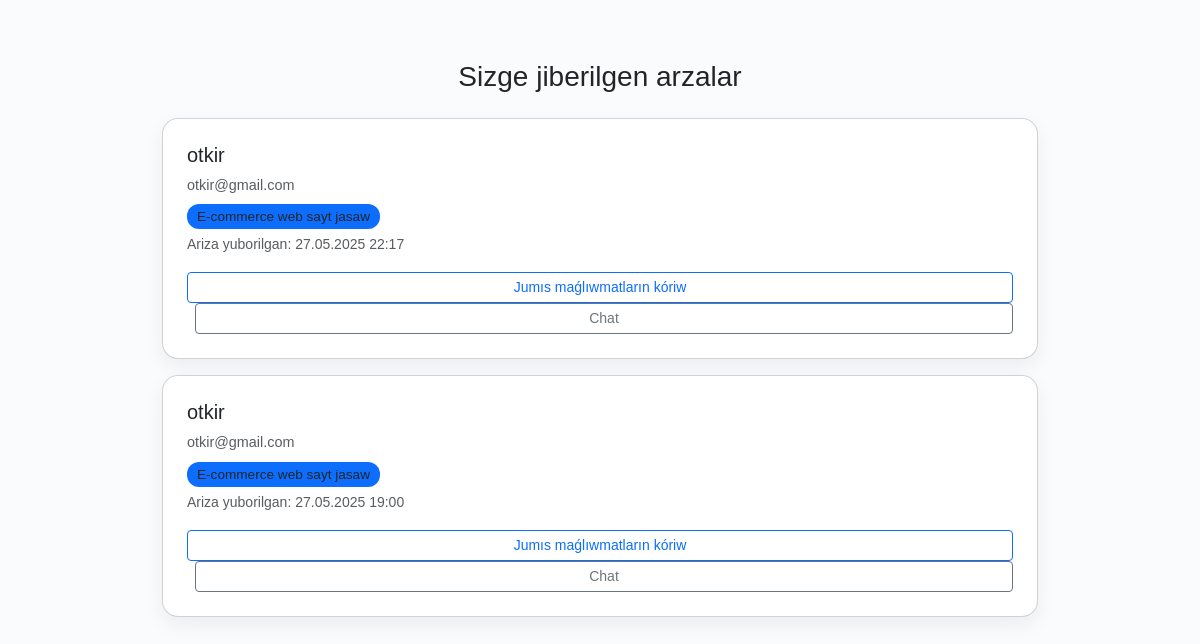
Page /pages/view-applications.php (signed in) on the committed database.
### tables this page shows
CREATE TABLE `applications` (
  `id` int NOT NULL,
  `job_id` int NOT NULL,
  `freelancer_id` int NOT NULL,
  `message` text NOT NULL,
  `created_at` datetime DEFAULT CURRENT_TIMESTAMP
);

CREATE TABLE `users` (
  `id` int NOT NULL,
  `name` varchar(100) NOT NULL,
  `email` varchar(100) NOT NULL,
  `password` varchar(255) NOT NULL,
  `role` enum('freelancer','employer') NOT NULL,
  `created_at` timestamp NULL DEFAULT CURRENT_TIMESTAMP
);

CREATE TABLE `jobs` (
  `id` int NOT NULL,
  `title` varchar(255) NOT NULL,
  `description` text NOT NULL,
  `category` varchar(100) NOT NULL,
  `employer_id` int NOT NULL,
  `budget` decimal(10,2) NOT NULL,
  `created_at` timestamp NULL DEFAULT CURRENT_TIMESTAMP
);

### pages/view-applications.php (the view, shortened to what this page needs)
<?php
require_once '../config.php';
$employer_id = $_SESSION['user_id'];
$stmt = $pdo->prepare("
    SELECT a.id AS application_id, a.created_at AS applied_at,
           u.id AS freelancer_id, u.name AS freelancer_name, u.email,
           j.title AS job_title, j.id AS job_id
    FROM applications a
    JOIN users u ON a.freelancer_id = u.id
    JOIN jobs j ON a.job_id = j.id
    WHERE j.employer_id = ?
    ORDER BY a.created_at DESC
");
$stmt->execute([$employer_id]);
$applications = $stmt->fetchAll();
?>
<!DOCTYPE html>
<html lang="uz">
<head>
    <link href="https://cdn.jsdelivr.net/npm/bootstrap@5.3.3/dist/css/bootstrap.min.css" rel="stylesheet">
</head>
<body>
<div class="container">
    <h3 class="mb-4 text-center">Sizge jiberilgen arzalar</h3>
    <?php if ($applications): ?>
        <?php foreach ($applications as $app): ?>
            <div class="card p-4 mb-3">
                <h5><?= htmlspecialchars($app['freelancer_name']) ?></h5>
                <div class="freelancer-email text-muted"><?= htmlspecialchars($app['email']) ?></div>
                <p class="mt-2 mb-1">
                    <span class="badge-job"><?= htmlspecialchars($app['job_title']) ?></span>
                </p>
                <p class="text-muted"><small>Ariza yuborilgan: <?= date('d.m.Y H:i', strtotime($app['applied_at'])) ?></small></p>
                <a href="job-details.php?id=<?= $app['job_id'] ?>" class="btn btn-outline-primary btn-sm">Jumıs maǵlıwmatların kóriw</a>
                <a href="chat.php?to=<?= $app['freelancer_id'] ?>" class="btn btn-outline-secondary btn-sm ms-2">Chat</a>
            </div>
        <?php endforeach; ?>
    <?php else: ?>
        <p class="text-center text-muted">Sizge házirshe hesh qanday arza jiberilmegen.</p>
    <?php endif; ?>
</div>
</body>
</html>

### pages/view-applications.php (style rules this page uses)
body { background: #f9fbfc; font-family: 'Poppins', sans-serif; }
.container { max-width: 900px; margin-top: 60px; }
.card { border-radius: 16px; box-shadow: 0 8px 20px rgba(0,0,0,0.06); transition: transform 0.2s ease; }
.badge-job { background-color: #0d6efd; font-size: 0.85rem; padding: 5px 10px; border-radius: 12px; }
.freelancer-email { font-size: 0.9rem; }

### rows in the picture
applications: freelancer.name "otkir", freelancer.email "otkir@gmail.com", job.title "E-commerce web sayt jasaw", created_at "27.05.2025 22:17"
applications: freelancer.name "otkir", freelancer.email "otkir@gmail.com", job.title "E-commerce web sayt jasaw", created_at "27.05.2025 19:00"
